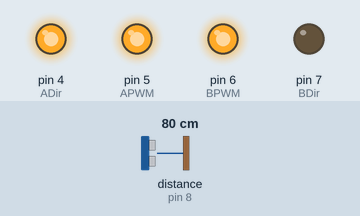
This sketch was run on a simulated Arduino Uno, built with avr-gcc and run on an emulated ATmega328P. Parts: output pins drawn as LEDs (lit = HIGH). Inputs (shaded band) come from the test bench; at power-on: distance to the obstacle (sensor on pin 8) 80 cm. The echo pulse lasts 58.3 µs per cm; pins used as bus, display or sensor lines are not drawn; what the sketch prints to the serial monitor is not drawn.

Above: at 1.2 s.
1.3 s: distance to the obstacle (sensor on pin 8) set to 33 cm
4.3 s: distance to the obstacle (sensor on pin 8) set to 28 cm
At 5.3 s:
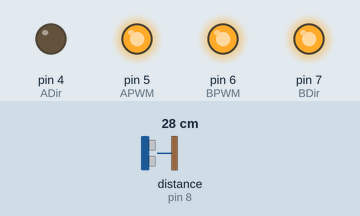
Timing chart, 0 to 7.3 s (numbered marks = the images above; inputs shaded):
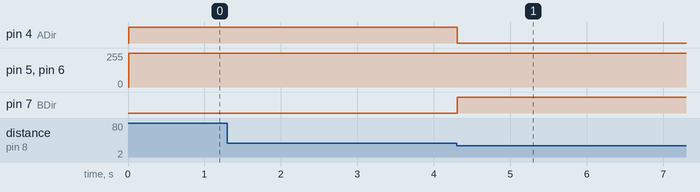

Measured:
- the behaviour switches between 31 and 30 cm on distance to the obstacle (sensor on pin 8) (found by bisection; images 0 and 1)
- after the input at 4.3 s, pin 4 (ADir): HIGH → LOW at once; pin 7 (BDir): LOW → HIGH at once

The sketch:

Self_Driving_Car.ino
```cpp
int echo = 8, trig = 9;
int ADir = 4, BDir = 7;
int APWM = 5, BPWM = 6;

void setup() {
  pinMode(echo,INPUT);
  pinMode(trig,OUTPUT);
  pinMode(ADir,OUTPUT);
  pinMode(BDir,OUTPUT);
  Serial.begin(9600);
}

void loop() {
  int dist = ultrasonic(echo,trig);
  int speed = 255;

  Serial.println(dist);

  if(dist>30) {Forward(speed);}

  else if(30>=dist>25) {
    for(;dist=26;){
      Forward(speed);
      speed-=5;
      Serial.println(dist);
    }
  }

  else if(dist<20) {Backward(speed);}

  else if(20<=dist<25) {
    for(;dist=24;)
    {
      Backward(speed)
      ;
      speed-=3;
      Serial.println(dist);
    }
  }

  else{Forward(0);}

}

int ultrasonic(int echo, int trig)
{
  int distance;
  digitalWrite(trig, HIGH);delay(2);
  digitalWrite(trig, LOW);
  distance = pulseIn(echo,HIGH)/58;
  return distance;
}
    void Forward(int vel){
      digitalWrite(ADir,HIGH);
      digitalWrite(BDir,LOW);
      analogWrite(APWM,vel);
      analogWrite(BPWM,vel);}

      void Backward(int vel){
      digitalWrite(ADir,LOW);
      digitalWrite(BDir,HIGH);
      analogWrite(APWM,vel);
      analogWrite(BPWM,vel);}
```
